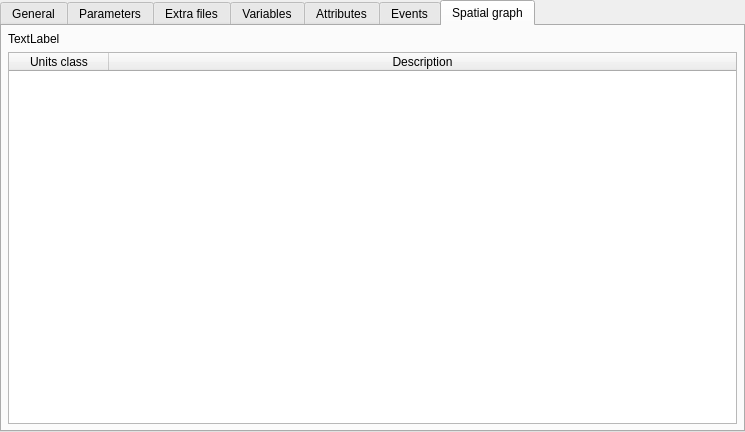
<?xml version="1.0" encoding="UTF-8"?>
<ui version="4.0">
 <class>SignatureWidget</class>
 <widget class="QWidget" name="SignatureWidget">
  <property name="geometry">
   <rect>
    <x>0</x>
    <y>0</y>
    <width>745</width>
    <height>432</height>
   </rect>
  </property>
  <property name="windowTitle">
   <string>Form</string>
  </property>
  <layout class="QVBoxLayout" name="verticalLayout">
   <property name="spacing">
    <number>0</number>
   </property>
   <property name="margin">
    <number>0</number>
   </property>
   <item>
    <widget class="QTabWidget" name="InfosTabWidget">
     <property name="currentIndex">
      <number>6</number>
     </property>
     <widget class="QWidget" name="GeneralTab">
      <attribute name="title">
       <string>General</string>
      </attribute>
      <layout class="QVBoxLayout" name="verticalLayout_4">
       <property name="spacing">
        <number>0</number>
       </property>
       <property name="margin">
        <number>0</number>
       </property>
       <item>
        <widget class="QScrollArea" name="scrollArea">
         <property name="frameShape">
          <enum>QFrame::NoFrame</enum>
         </property>
         <property name="widgetResizable">
          <bool>true</bool>
         </property>
         <widget class="QWidget" name="scrollAreaWidgetContents">
          <property name="geometry">
           <rect>
            <x>0</x>
            <y>0</y>
            <width>741</width>
            <height>399</height>
           </rect>
          </property>
          <layout class="QVBoxLayout" name="verticalLayout_5">
           <item>
            <widget class="QLabel" name="GeneralLabel">
             <property name="sizePolicy">
              <sizepolicy hsizetype="Expanding" vsizetype="Expanding">
               <horstretch>0</horstretch>
               <verstretch>0</verstretch>
              </sizepolicy>
             </property>
             <property name="text">
              <string notr="true">GeneralLabel</string>
             </property>
             <property name="alignment">
              <set>Qt::AlignLeading|Qt::AlignLeft|Qt::AlignTop</set>
             </property>
             <property name="wordWrap">
              <bool>true</bool>
             </property>
            </widget>
           </item>
          </layout>
         </widget>
        </widget>
       </item>
      </layout>
     </widget>
     <widget class="QWidget" name="ParametersTab">
      <attribute name="title">
       <string>Parameters</string>
      </attribute>
      <layout class="QVBoxLayout" name="verticalLayout_3">
       <property name="spacing">
        <number>6</number>
       </property>
       <property name="margin">
        <number>6</number>
       </property>
       <item>
        <widget class="QTableWidget" name="ParametersTableWidget">
         <property name="editTriggers">
          <set>QAbstractItemView::NoEditTriggers</set>
         </property>
         <property name="selectionMode">
          <enum>QAbstractItemView::NoSelection</enum>
         </property>
         <property name="sortingEnabled">
          <bool>true</bool>
         </property>
         <attribute name="horizontalHeaderStretchLastSection">
          <bool>true</bool>
         </attribute>
         <attribute name="verticalHeaderVisible">
          <bool>false</bool>
         </attribute>
         <attribute name="verticalHeaderHighlightSections">
          <bool>false</bool>
         </attribute>
         <column>
          <property name="text">
           <string>Name</string>
          </property>
         </column>
         <column>
          <property name="text">
           <string>SI unit</string>
          </property>
         </column>
         <column>
          <property name="text">
           <string>Description</string>
          </property>
         </column>
        </widget>
       </item>
      </layout>
     </widget>
     <widget class="QWidget" name="ExtrafilesTab">
      <attribute name="title">
       <string>Extra files</string>
      </attribute>
      <layout class="QVBoxLayout" name="verticalLayout_8">
       <property name="margin">
        <number>6</number>
       </property>
       <item>
        <widget class="QTableWidget" name="ExtrafilesTableWidget">
         <property name="editTriggers">
          <set>QAbstractItemView::NoEditTriggers</set>
         </property>
         <property name="selectionMode">
          <enum>QAbstractItemView::NoSelection</enum>
         </property>
         <property name="selectionBehavior">
          <enum>QAbstractItemView::SelectRows</enum>
         </property>
         <attribute name="horizontalHeaderStretchLastSection">
          <bool>true</bool>
         </attribute>
         <attribute name="verticalHeaderVisible">
          <bool>false</bool>
         </attribute>
         <attribute name="verticalHeaderHighlightSections">
          <bool>false</bool>
         </attribute>
         <column>
          <property name="text">
           <string>In</string>
          </property>
         </column>
         <column>
          <property name="text">
           <string>Description</string>
          </property>
         </column>
        </widget>
       </item>
      </layout>
     </widget>
     <widget class="QWidget" name="VariablesTab">
      <attribute name="title">
       <string>Variables</string>
      </attribute>
      <layout class="QVBoxLayout" name="verticalLayout_2">
       <property name="margin">
        <number>6</number>
       </property>
       <item>
        <widget class="QTableWidget" name="VariablesTableWidget">
         <property name="editTriggers">
          <set>QAbstractItemView::NoEditTriggers</set>
         </property>
         <property name="selectionMode">
          <enum>QAbstractItemView::NoSelection</enum>
         </property>
         <property name="sortingEnabled">
          <bool>true</bool>
         </property>
         <attribute name="horizontalHeaderStretchLastSection">
          <bool>true</bool>
         </attribute>
         <attribute name="verticalHeaderVisible">
          <bool>false</bool>
         </attribute>
         <attribute name="verticalHeaderHighlightSections">
          <bool>false</bool>
         </attribute>
         <column>
          <property name="text">
           <string>In/Out</string>
          </property>
         </column>
         <column>
          <property name="text">
           <string>Name</string>
          </property>
         </column>
         <column>
          <property name="text">
           <string>Data type</string>
          </property>
         </column>
         <column>
          <property name="text">
           <string>SI unit</string>
          </property>
         </column>
         <column>
          <property name="text">
           <string>Units class</string>
          </property>
         </column>
         <column>
          <property name="text">
           <string>Description</string>
          </property>
         </column>
        </widget>
       </item>
      </layout>
     </widget>
     <widget class="QWidget" name="AttributesTab">
      <attribute name="title">
       <string>Attributes</string>
      </attribute>
      <layout class="QVBoxLayout" name="verticalLayout_6">
       <property name="margin">
        <number>6</number>
       </property>
       <item>
        <widget class="QTableWidget" name="AttributesTableWidget">
         <property name="editTriggers">
          <set>QAbstractItemView::NoEditTriggers</set>
         </property>
         <property name="selectionMode">
          <enum>QAbstractItemView::NoSelection</enum>
         </property>
         <property name="sortingEnabled">
          <bool>true</bool>
         </property>
         <attribute name="horizontalHeaderStretchLastSection">
          <bool>true</bool>
         </attribute>
         <attribute name="verticalHeaderVisible">
          <bool>false</bool>
         </attribute>
         <attribute name="verticalHeaderHighlightSections">
          <bool>false</bool>
         </attribute>
         <column>
          <property name="text">
           <string>In</string>
          </property>
         </column>
         <column>
          <property name="text">
           <string>Name</string>
          </property>
         </column>
         <column>
          <property name="text">
           <string>SI unit</string>
          </property>
         </column>
         <column>
          <property name="text">
           <string>Units class</string>
          </property>
         </column>
         <column>
          <property name="text">
           <string>Description</string>
          </property>
         </column>
        </widget>
       </item>
      </layout>
     </widget>
     <widget class="QWidget" name="EventsTab">
      <attribute name="title">
       <string>Events</string>
      </attribute>
      <layout class="QVBoxLayout" name="verticalLayout_7">
       <property name="margin">
        <number>6</number>
       </property>
       <item>
        <widget class="QTableWidget" name="EventsTableWidget">
         <property name="editTriggers">
          <set>QAbstractItemView::NoEditTriggers</set>
         </property>
         <property name="selectionMode">
          <enum>QAbstractItemView::NoSelection</enum>
         </property>
         <property name="sortingEnabled">
          <bool>true</bool>
         </property>
         <attribute name="horizontalHeaderStretchLastSection">
          <bool>true</bool>
         </attribute>
         <attribute name="verticalHeaderVisible">
          <bool>false</bool>
         </attribute>
         <attribute name="verticalHeaderHighlightSections">
          <bool>false</bool>
         </attribute>
         <column>
          <property name="text">
           <string>Units classes</string>
          </property>
         </column>
        </widget>
       </item>
      </layout>
     </widget>
     <widget class="QWidget" name="SpatialGraphTab">
      <attribute name="title">
       <string>Spatial graph</string>
      </attribute>
      <layout class="QVBoxLayout" name="verticalLayout_9" stretch="0,1">
       <property name="margin">
        <number>6</number>
       </property>
       <item>
        <widget class="QLabel" name="GraphDescriptionLabel">
         <property name="text">
          <string>TextLabel</string>
         </property>
         <property name="wordWrap">
          <bool>true</bool>
         </property>
        </widget>
       </item>
       <item>
        <widget class="QTableWidget" name="GraphTableWidget">
         <property name="editTriggers">
          <set>QAbstractItemView::NoEditTriggers</set>
         </property>
         <property name="selectionMode">
          <enum>QAbstractItemView::NoSelection</enum>
         </property>
         <property name="selectionBehavior">
          <enum>QAbstractItemView::SelectRows</enum>
         </property>
         <property name="sortingEnabled">
          <bool>true</bool>
         </property>
         <attribute name="horizontalHeaderStretchLastSection">
          <bool>true</bool>
         </attribute>
         <attribute name="verticalHeaderVisible">
          <bool>false</bool>
         </attribute>
         <attribute name="verticalHeaderHighlightSections">
          <bool>false</bool>
         </attribute>
         <column>
          <property name="text">
           <string>Units class</string>
          </property>
         </column>
         <column>
          <property name="text">
           <string>Description</string>
          </property>
         </column>
        </widget>
       </item>
      </layout>
     </widget>
    </widget>
   </item>
  </layout>
 </widget>
 <resources/>
 <connections/>
</ui>
